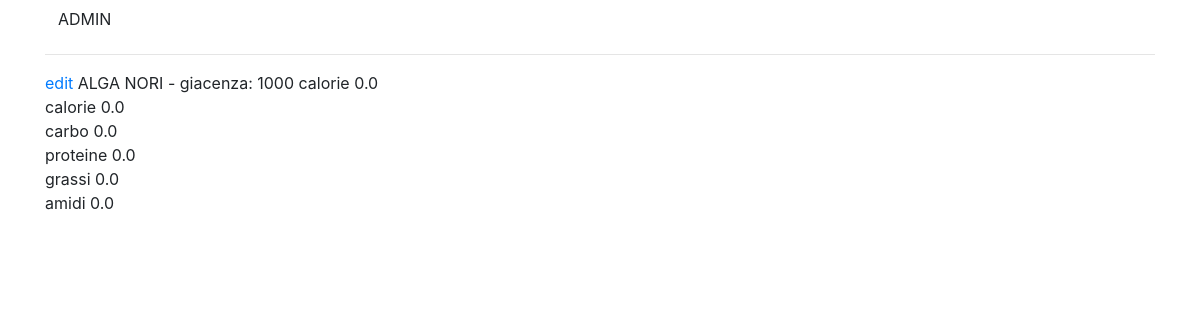
Page /cousine/ingredients/960/ on the committed database.
### cousine/models.py (models this page shows, shortened)
class Ingredient(models.Model):
    name = models.CharField(max_length=100)
    category = models.ForeignKey(Category, on_delete=models.CASCADE)
    nutritional = models.OneToOneField(Nutritionals,  on_delete=models.CASCADE, null=True, blank=True)
    class meta:
        ordering = ["name"]
    @property
    def get_giacenza(self):
        return 1000

class Nutritionals(models.Model):
    calories = models.FloatField()
    carbohydrates = models.FloatField()
    proteins = models.FloatField()
    fat = models.FloatField()
    starch = models.FloatField()

### cousine/views.py (the view)
# urls.py: path('ingredients/<int:pk>/', views.ingredientDetalilview, name='ingredient-detail'),
def ingredientDetalilview(request, pk):
    ingredient = Ingredient.objects.get(id=pk)
    context = {'object': ingredient}
    return render(request, 'cousine/ingredient_detail.html', context)

### cousine/templates/cousine/ingredient_detail.html
{% extends "base.html" %}
{% block content %}
    <a href="{% url 'ingredient-edit' object.id %}">edit</a>
{{ object.name }} - giacenza: {{ object.get_giacenza }}
calorie {{ object.nutritional.calories }}<br>
    calorie {{ object.nutritional.calories }}<br>
    carbo {{ object.nutritional.carbohydrates }}<br>
    proteine {{ object.nutritional.proteins }}<br>
    grassi {{ object.nutritional.fat}}<br>
    amidi {{ object.nutritional.starch }}<br>
{% endblock content %}

### rows in the picture
Ingredient: name "ALGA NORI", get_giacenza "1000", nutritional.calories "0.0", nutritional.carbohydrates "0.0", nutritional.proteins "0.0", nutritional.fat "0.0", nutritional.starch "0.0"
